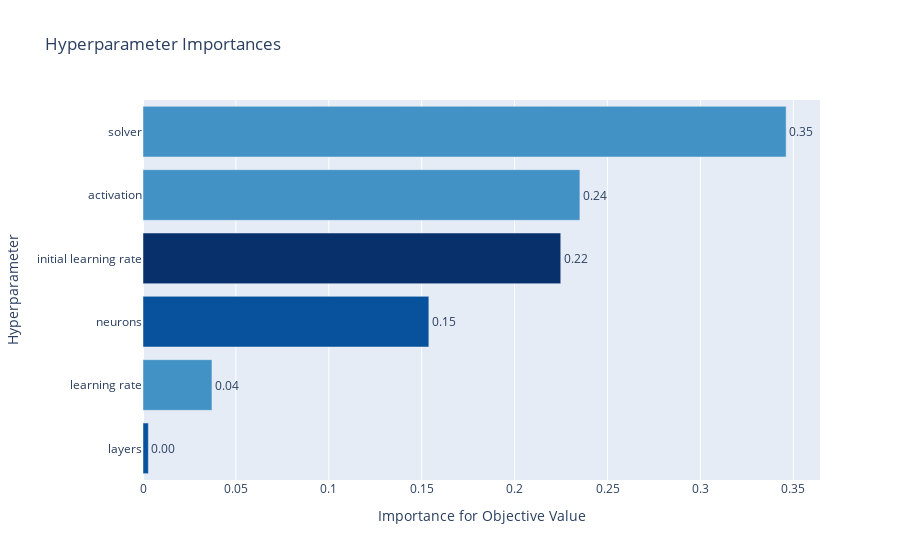

The code cell stored with this chart in its notebook:
### Code cell
optuna.visualization.plot_param_importances(study_0)

### Figure 1 — Plotly figure (JSON) as saved in the notebook; plotly's stock layout.template omitted (floating-point values rounded to 4 significant figures)
{"data": [{"cliponaxis": false, "hovertemplate": ["layers (IntUniformDistribution): 0.00289611267641945<extra></extra>", "learning rate (CategoricalDistribution): 0.03711559794570043<extra></extra>", "neurons (IntUniformDistribution): 0.15385128185561367<extra></extra>", "initial learning rate (UniformDistribution): 0.2248438775574796<extra></extra>", "activation (CategoricalDistribution): 0.23513915618501444<extra></extra>", "solver (CategoricalDistribution): 0.3461539737797723<extra></extra>"], "marker": {"color": ["rgb(8,81,156)", "rgb(66,146,198)", "rgb(8,81,156)", "rgb(8,48,107)", "rgb(66,146,198)", "rgb(66,146,198)"]}, "orientation": "h", "text": ["0.00289611267641945", "0.03711559794570043", "0.15385128185561367", "0.2248438775574796", "0.23513915618501444", "0.3461539737797723"], "textposition": "outside", "texttemplate": "%{text:.2f}", "type": "bar", "x": [0.002896, 0.03712, 0.1539, 0.2248, 0.2351, 0.3462], "y": ["layers", "learning rate", "neurons", "initial learning rate", "activation", "solver"]}], "layout": {"showlegend": false, "title": {"text": "Hyperparameter Importances"}, "xaxis": {"title": {"text": "Importance for Objective Value"}}, "yaxis": {"title": {"text": "Hyperparameter"}}}}
